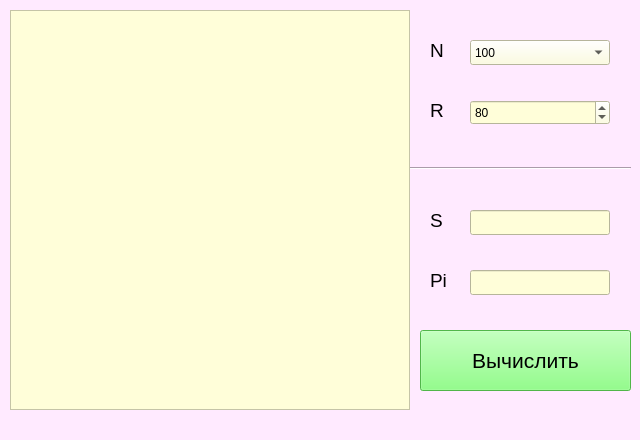
<?xml version="1.0" encoding="UTF-8"?>
<ui version="4.0">
 <class>MainWindow</class>
 <widget class="QMainWindow" name="MainWindow">
  <property name="geometry">
   <rect>
    <x>0</x>
    <y>0</y>
    <width>640</width>
    <height>440</height>
   </rect>
  </property>
  <property name="minimumSize">
   <size>
    <width>0</width>
    <height>0</height>
   </size>
  </property>
  <property name="maximumSize">
   <size>
    <width>640</width>
    <height>480</height>
   </size>
  </property>
  <property name="windowTitle">
   <string>MonteCarlo</string>
  </property>
  <property name="styleSheet">
   <string notr="true">background-color: rgb(255, 234, 255);</string>
  </property>
  <widget class="QWidget" name="centralwidget">
   <widget class="QGraphicsView" name="graphicsView">
    <property name="geometry">
     <rect>
      <x>10</x>
      <y>10</y>
      <width>400</width>
      <height>400</height>
     </rect>
    </property>
    <property name="styleSheet">
     <string notr="true">background-color: rgb(255, 254, 217);</string>
    </property>
   </widget>
   <widget class="QComboBox" name="comboBox">
    <property name="geometry">
     <rect>
      <x>470</x>
      <y>40</y>
      <width>140</width>
      <height>25</height>
     </rect>
    </property>
    <property name="styleSheet">
     <string notr="true">background-color: rgb(255, 254, 217);</string>
    </property>
    <property name="duplicatesEnabled">
     <bool>false</bool>
    </property>
    <property name="frame">
     <bool>true</bool>
    </property>
    <item>
     <property name="text">
      <string>100</string>
     </property>
    </item>
    <item>
     <property name="text">
      <string>500</string>
     </property>
    </item>
    <item>
     <property name="text">
      <string>1000</string>
     </property>
    </item>
    <item>
     <property name="text">
      <string>2000</string>
     </property>
    </item>
    <item>
     <property name="text">
      <string>3000</string>
     </property>
    </item>
    <item>
     <property name="text">
      <string>4000</string>
     </property>
    </item>
    <item>
     <property name="text">
      <string>5000</string>
     </property>
    </item>
   </widget>
   <widget class="QSpinBox" name="spinBox">
    <property name="geometry">
     <rect>
      <x>470</x>
      <y>100</y>
      <width>140</width>
      <height>25</height>
     </rect>
    </property>
    <property name="styleSheet">
     <string notr="true">background-color: rgb(255, 254, 217);</string>
    </property>
    <property name="maximum">
     <number>180</number>
    </property>
    <property name="value">
     <number>80</number>
    </property>
   </widget>
   <widget class="QLabel" name="N_label">
    <property name="geometry">
     <rect>
      <x>430</x>
      <y>40</y>
      <width>21</width>
      <height>21</height>
     </rect>
    </property>
    <property name="font">
     <font>
      <pointsize>14</pointsize>
     </font>
    </property>
    <property name="text">
     <string>N</string>
    </property>
   </widget>
   <widget class="QLabel" name="R_label">
    <property name="geometry">
     <rect>
      <x>430</x>
      <y>100</y>
      <width>31</width>
      <height>21</height>
     </rect>
    </property>
    <property name="font">
     <font>
      <pointsize>14</pointsize>
     </font>
    </property>
    <property name="text">
     <string>R</string>
    </property>
   </widget>
   <widget class="Line" name="line">
    <property name="geometry">
     <rect>
      <x>410</x>
      <y>160</y>
      <width>221</width>
      <height>16</height>
     </rect>
    </property>
    <property name="orientation">
     <enum>Qt::Horizontal</enum>
    </property>
   </widget>
   <widget class="QLabel" name="S_label">
    <property name="geometry">
     <rect>
      <x>430</x>
      <y>210</y>
      <width>31</width>
      <height>21</height>
     </rect>
    </property>
    <property name="font">
     <font>
      <pointsize>14</pointsize>
     </font>
    </property>
    <property name="text">
     <string>S</string>
    </property>
   </widget>
   <widget class="QLineEdit" name="S_lineEdit">
    <property name="geometry">
     <rect>
      <x>470</x>
      <y>210</y>
      <width>140</width>
      <height>25</height>
     </rect>
    </property>
    <property name="styleSheet">
     <string notr="true">background-color: rgb(255, 254, 217);</string>
    </property>
    <property name="text">
     <string/>
    </property>
    <property name="readOnly">
     <bool>true</bool>
    </property>
   </widget>
   <widget class="QLabel" name="Pi_label">
    <property name="geometry">
     <rect>
      <x>430</x>
      <y>270</y>
      <width>31</width>
      <height>21</height>
     </rect>
    </property>
    <property name="font">
     <font>
      <pointsize>14</pointsize>
     </font>
    </property>
    <property name="text">
     <string>Pi</string>
    </property>
   </widget>
   <widget class="QLineEdit" name="Pi_lineEdit">
    <property name="geometry">
     <rect>
      <x>470</x>
      <y>270</y>
      <width>140</width>
      <height>25</height>
     </rect>
    </property>
    <property name="styleSheet">
     <string notr="true">background-color: rgb(255, 254, 217);</string>
    </property>
    <property name="readOnly">
     <bool>true</bool>
    </property>
   </widget>
   <widget class="QPushButton" name="calculation_Button">
    <property name="geometry">
     <rect>
      <x>420</x>
      <y>330</y>
      <width>211</width>
      <height>61</height>
     </rect>
    </property>
    <property name="font">
     <font>
      <pointsize>16</pointsize>
     </font>
    </property>
    <property name="styleSheet">
     <string notr="true">background-color: rgb(113, 255, 103);</string>
    </property>
    <property name="text">
     <string>Вычислить</string>
    </property>
   </widget>
  </widget>
  <widget class="QStatusBar" name="statusbar"/>
 </widget>
 <resources/>
 <connections/>
</ui>
